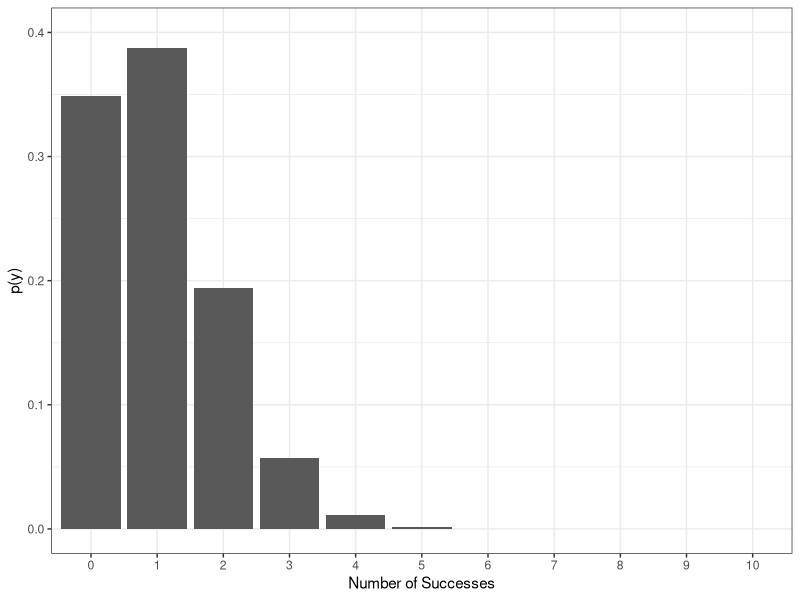
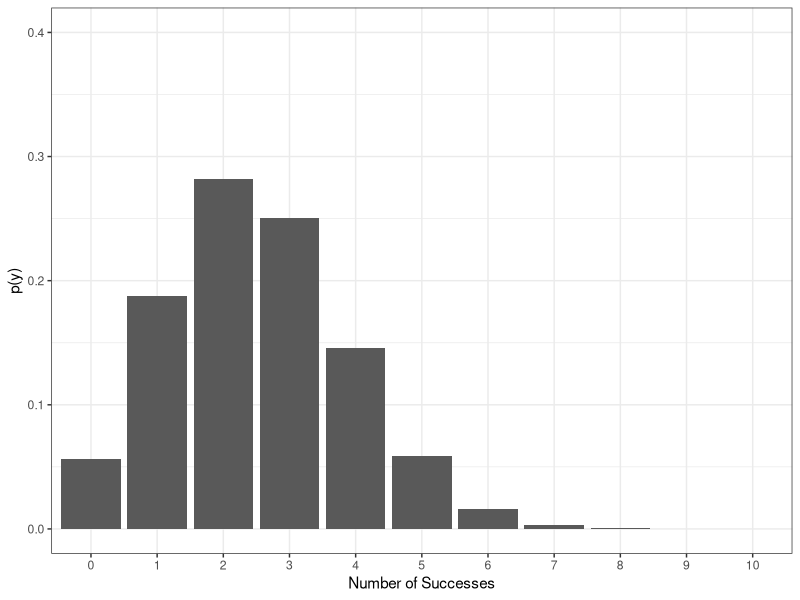
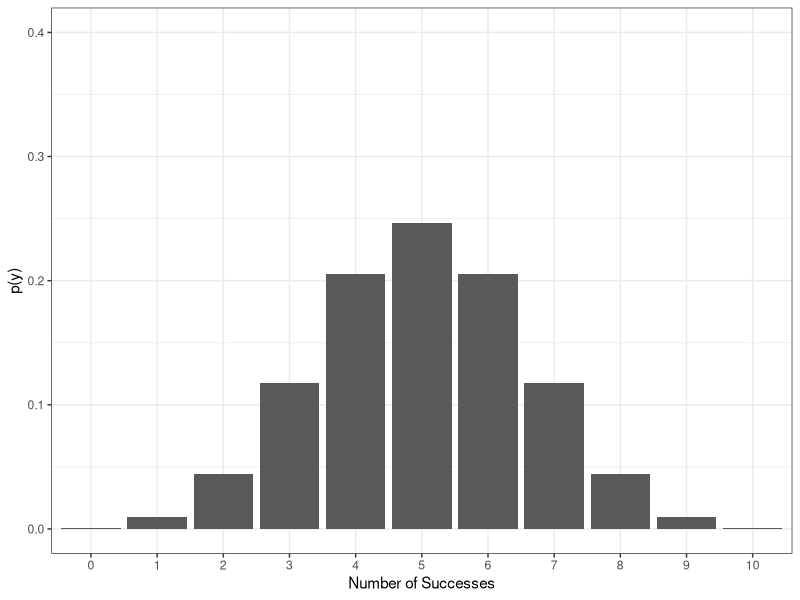
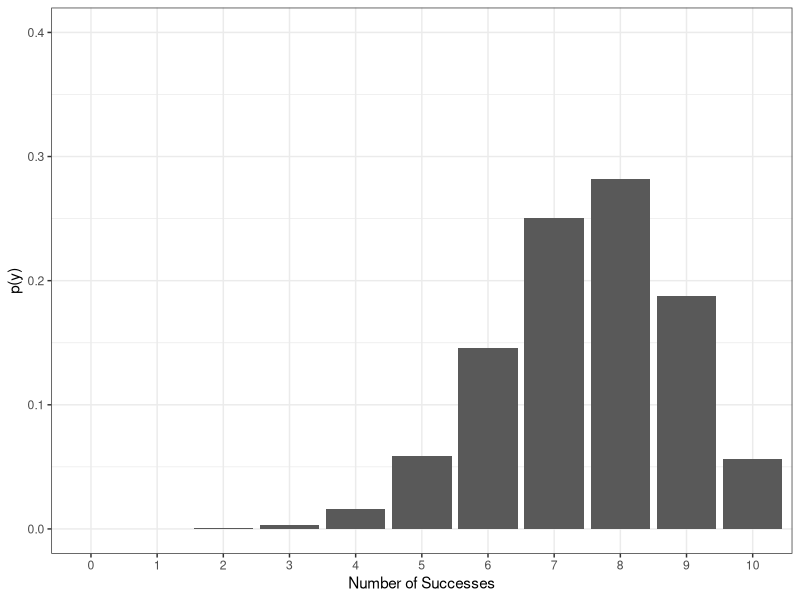
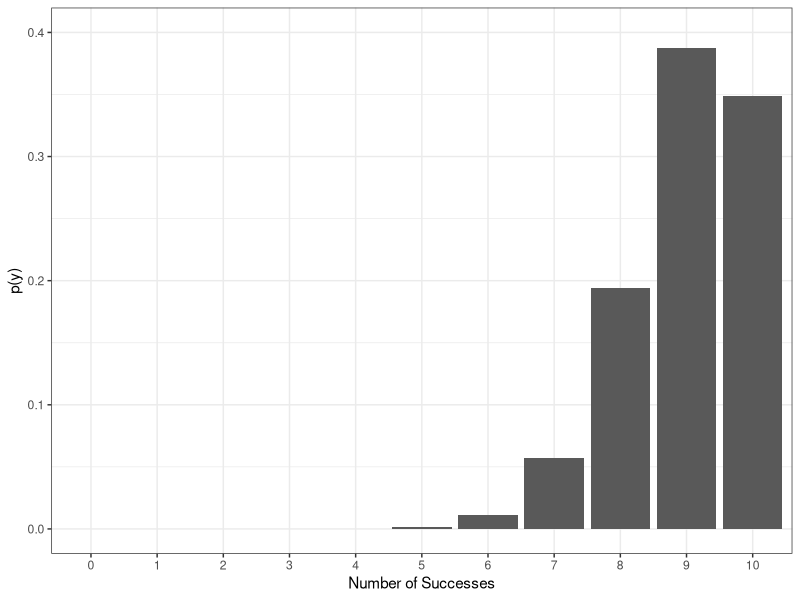
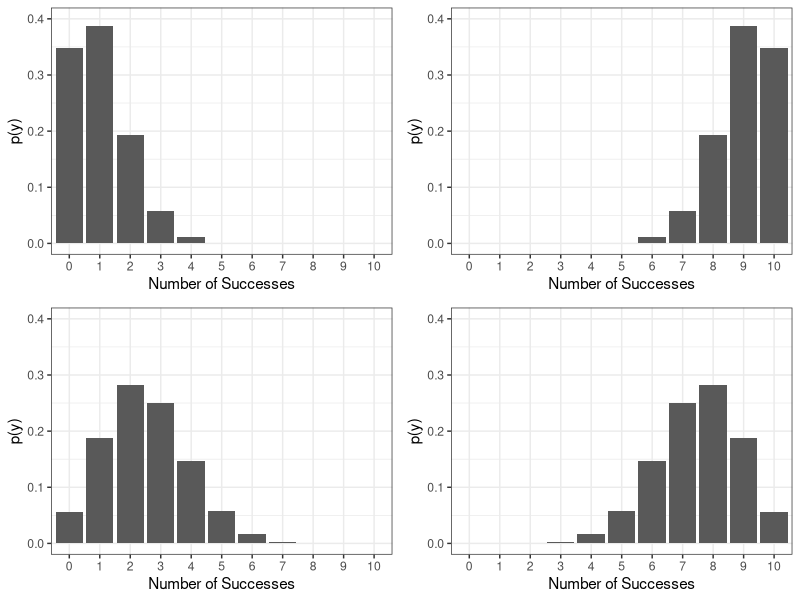
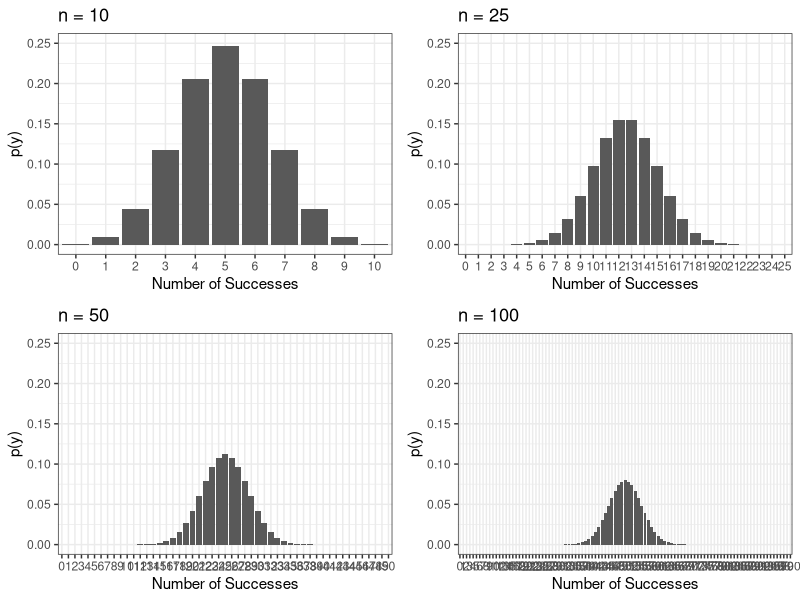

These charts were generated, in order, by the following R code:
## ---- chunk 1
#| echo: false

# CREATE DATA FOR GRAPHING #

library(tidyverse)
n10 <- tibble(success = 0:10) %>%
  mutate(p10 = dbinom(success, size=10, prob=.10),
         p25 = dbinom(success, size=10, prob=.25),
         p50 = dbinom(success, size=10, prob=.50),
         p75 = dbinom(success, size=10, prob=.75),
         p90 = dbinom(success, size=10, prob=.90))
n25 <- tibble(success = 0:25) %>% mutate(p50 = dbinom(success, size=25, prob=.50))
n50 <- tibble(success = 0:50) %>% mutate(p50 = dbinom(success, size=50, prob=.50))
n100 <- tibble(success = 0:100) %>% mutate(p50 = dbinom(success, size=100, prob=.50))
## ---- chunk 2
#| echo: false
(g1 <- n10 %>% ggplot(aes(x = as.factor(success), y = p10)) +
    geom_bar(stat = "identity") +
    labs(x="Number of Successes", y = "p(y)") +
    ylim(min = 0, max = 0.4) +
    theme_bw())
## ---- chunk 3
#| echo: false
(g2 <- n10 %>% ggplot(aes(x = as.factor(success), y = p25)) +
    geom_bar(stat = "identity") +
    labs(x="Number of Successes", y = "p(y)") +
    ylim(min = 0, max = 0.4) +
    theme_bw())
## ---- chunk 4
#| echo: false
n10 %>% ggplot(aes(x = as.factor(success), y = p50)) +
  geom_bar(stat = "identity") +
  labs(x="Number of Successes", y = "p(y)") +
  ylim(min = 0, max = 0.4) +
  theme_bw()
## ---- chunk 5
#| echo: false
(g3 <- n10 %>% ggplot(aes(x = as.factor(success), y = p75)) +
    geom_bar(stat = "identity") +
    labs(x="Number of Successes", y = "p(y)") +
    ylim(min = 0, max = 0.4) +
    theme_bw())
## ---- chunk 6
#| echo: false
(g4 <- n10 %>% ggplot(aes(x = as.factor(success), y = p90)) +
    geom_bar(stat = "identity") +
    labs(x="Number of Successes", y = "p(y)") +
    ylim(min = 0, max = 0.4) +
    theme_bw())
## ---- chunk 7
#| echo: false
library(ggpubr)

ggarrange(g1, g4, g2, g3, ncol=2, nrow=2)
## ---- chunk 8
#| echo: false
g1 <- n10 %>% ggplot(aes(x = as.factor(success), y = p50)) +
  geom_bar(stat = "identity") +
  labs(x = "Number of Successes", 
       y = "p(y)", 
       title = "n = 10") +
  ylim(min = 0, max = 0.25) +
  theme_bw()

g2 <- n25 %>% ggplot(aes(x = as.factor(success), y = p50)) +
  geom_bar(stat = "identity") +
  labs(x = "Number of Successes", 
       y = "p(y)", 
       title = "n = 25") +
  ylim(min = 0, max = 0.25) +
  theme_bw()

g3 <- n50 %>% ggplot(aes(x = as.factor(success), y = p50)) +
  geom_bar(stat = "identity") +
  labs(x = "Number of Successes", 
       y = "p(y)", 
       title = "n = 50") +
  ylim(min = 0, max = 0.25) +
  theme_bw()

g4 <- n100 %>% ggplot(aes(x = as.factor(success), y = p50)) +
  geom_bar(stat = "identity") +
  labs(x = "Number of Successes", 
       y = "p(y)", 
       title = "n = 100") +
  ylim(min = 0, max = 0.25) +
  theme_bw()

ggarrange(g1, g2, g3, g4, ncol=2, nrow=2)
